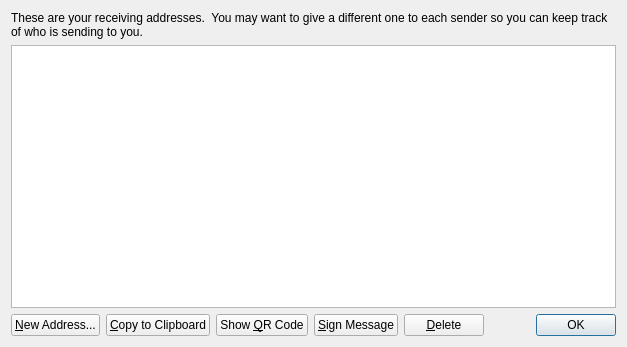
<?xml version="1.0" encoding="UTF-8"?>
<ui version="4.0">
 <class>AddressBookPage</class>
 <widget class="QWidget" name="AddressBookPage">
  <property name="geometry">
   <rect>
    <x>0</x>
    <y>0</y>
    <width>627</width>
    <height>347</height>
   </rect>
  </property>
  <property name="windowTitle">
   <string>Address Book</string>
  </property>
  <layout class="QVBoxLayout" name="verticalLayout">
   <item>
    <widget class="QLabel" name="labelExplanation">
     <property name="text">
      <string>These are your receiving addresses.  You may want to give a different one to each sender so you can keep track of who is sending to you.</string>
     </property>
     <property name="textFormat">
      <enum>Qt::AutoText</enum>
     </property>
     <property name="wordWrap">
      <bool>true</bool>
     </property>
    </widget>
   </item>
   <item>
    <widget class="QTableView" name="tableView">
     <property name="toolTip">
      <string>Double-click to edit address or label</string>
     </property>
     <property name="alternatingRowColors">
      <bool>true</bool>
     </property>
     <property name="selectionMode">
      <enum>QAbstractItemView::SingleSelection</enum>
     </property>
     <property name="selectionBehavior">
      <enum>QAbstractItemView::SelectRows</enum>
     </property>
     <property name="sortingEnabled">
      <bool>true</bool>
     </property>
     <attribute name="verticalHeaderVisible">
      <bool>false</bool>
     </attribute>
    </widget>
   </item>
   <item>
    <layout class="QHBoxLayout" name="horizontalLayout">
     <item>
      <widget class="QPushButton" name="newAddressButton">
       <property name="toolTip">
        <string>Create a new address</string>
       </property>
       <property name="text">
        <string>&amp;New Address...</string>
       </property>
       <property name="icon">
        <iconset resource="../bitcoin.qrc">
         <normaloff>:/icons/add</normaloff>:/icons/add</iconset>
       </property>
      </widget>
     </item>
     <item>
      <widget class="QPushButton" name="copyToClipboard">
       <property name="toolTip">
        <string>Copy the currently selected address to the system clipboard</string>
       </property>
       <property name="text">
        <string>&amp;Copy to Clipboard</string>
       </property>
       <property name="icon">
        <iconset resource="../bitcoin.qrc">
         <normaloff>:/icons/editcopy</normaloff>:/icons/editcopy</iconset>
       </property>
      </widget>
     </item>
     <item>
      <widget class="QPushButton" name="showQRCode">
       <property name="text">
        <string>Show &amp;QR Code</string>
       </property>
       <property name="icon">
        <iconset resource="../bitcoin.qrc">
         <normaloff>:/images/qrcode</normaloff>:/images/qrcode</iconset>
       </property>
      </widget>
     </item>
     <item>
      <widget class="QPushButton" name="signMessage">
       <property name="toolTip">
        <string>Sign a message to prove you own this Peershares address</string>
       </property>
       <property name="text">
        <string>&amp;Sign Message</string>
       </property>
       <property name="icon">
        <iconset resource="../bitcoin.qrc">
         <normaloff>:/icons/edit</normaloff>:/icons/edit</iconset>
       </property>
      </widget>
     </item>
     <item>
      <widget class="QPushButton" name="deleteButton">
       <property name="toolTip">
        <string>Delete the currently selected address from the list. Only sending addresses can be deleted.</string>
       </property>
       <property name="text">
        <string>&amp;Delete</string>
       </property>
       <property name="icon">
        <iconset resource="../bitcoin.qrc">
         <normaloff>:/icons/remove</normaloff>:/icons/remove</iconset>
       </property>
      </widget>
     </item>
     <item>
      <spacer name="horizontalSpacer">
       <property name="orientation">
        <enum>Qt::Horizontal</enum>
       </property>
       <property name="sizeHint" stdset="0">
        <size>
         <width>40</width>
         <height>20</height>
        </size>
       </property>
      </spacer>
     </item>
     <item>
      <widget class="QDialogButtonBox" name="buttonBox">
       <property name="sizePolicy">
        <sizepolicy hsizetype="Maximum" vsizetype="Fixed">
         <horstretch>0</horstretch>
         <verstretch>0</verstretch>
        </sizepolicy>
       </property>
       <property name="standardButtons">
        <set>QDialogButtonBox::Ok</set>
       </property>
      </widget>
     </item>
    </layout>
   </item>
  </layout>
 </widget>
 <resources>
  <include location="../bitcoin.qrc"/>
 </resources>
 <connections/>
</ui>
